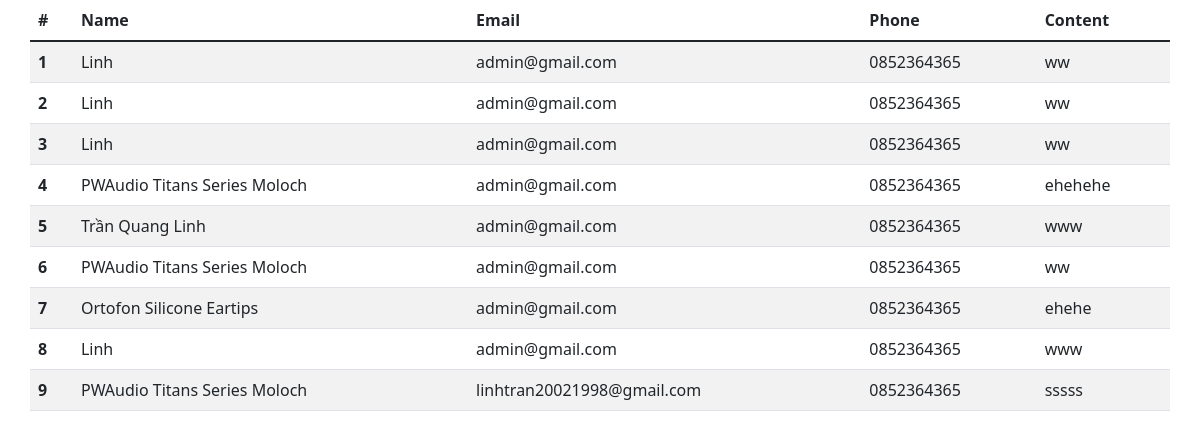
Screenshot of /db.php with the database file from the repository.
### tables this page shows
CREATE TABLE `contact` (
  `contact_id` int(11) NOT NULL,
  `name` varchar(50) NOT NULL,
  `email` varchar(50) DEFAULT NULL,
  `phone` varchar(15) NOT NULL,
  `content` text DEFAULT NULL
);

### db.php (the view, shortened to what this page needs)
<!DOCTYPE html>
<html lang="en">
<head>
    <link href="https://cdn.jsdelivr.net/npm/bootstrap@5.1.3/dist/css/bootstrap.min.css" rel="stylesheet">
</head>
<body>
    <div class="container">
        <div class="row">
            <table class="table table-striped">
                <thead>
                    <tr>
                    <th scope="col">#</th>
                    <th scope="col">Name</th>
                    <th scope="col">Email</th>
                    <th scope="col">Phone</th>
                    <th scope="col">Content</th>
                    </tr>
                </thead>
                <tbody>
<?php
    $conn = mysqli_connect('localhost', 'intern', 'quanglinh', 'intern') or die('Kết nối database thất bại');
    mysqli_set_charset($conn, 'UTF-8');
    $sql = 'select * from contact';
    $data = [];
    $result = mysqli_query($conn, $sql);
    while ($row = mysqli_fetch_array($result)) {
        $data[] = $row;
    }
    foreach ($data as $item) {
        echo '<tr>
                <th scope="row">'.$item['contact_id'].'</th>
                <td>'.$item['name'].'</td>
                <td>'.$item['email'].'</td>
                <td>'.$item['phone'].'</td>
                <td>'.$item['content'].'</td>
                </tr>';
    }
?>
                </tbody>
            </table>
        </div>
    </div>
</body>
</html>

### rows the page displays
contact: contact_id "1", name "Linh", email "admin@gmail.com", phone "0852364365", content "ww"
contact: contact_id "2", name "Linh", email "admin@gmail.com", phone "0852364365", content "ww"
contact: contact_id "3", name "Linh", email "admin@gmail.com", phone "0852364365", content "ww"
contact: contact_id "4", name "PWAudio Titans Series Moloch", email "admin@gmail.com", phone "0852364365", content "ehehehe"
contact: contact_id "5", name "Trần Quang Linh", email "admin@gmail.com", phone "0852364365", content "www"
contact: contact_id "6", name "PWAudio Titans Series Moloch", email "admin@gmail.com", phone "0852364365", content "ww"
contact: contact_id "7", name "Ortofon Silicone Eartips", email "admin@gmail.com", phone "0852364365", content "ehehe"
contact: contact_id "8", name "Linh", email "admin@gmail.com", phone "0852364365", content "www"
contact: contact_id "9", name "PWAudio Titans Series Moloch", email "linhtran20021998@gmail.com", phone "0852364365", content "sssss"
